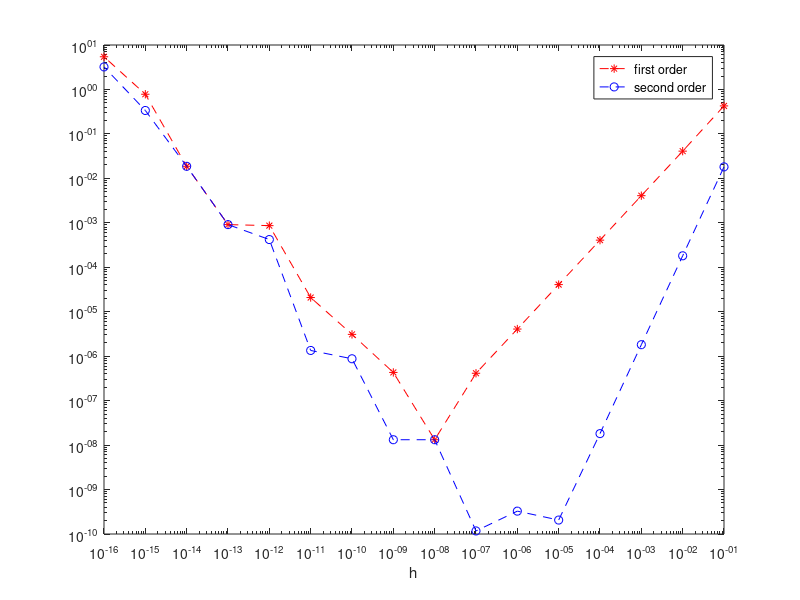

This figure's MATLAB source:


clear; close all;

f = @(x) x.*exp(x);
%derivative of f
df = @(x) exp(x) + x.*exp(x);

% Generate an array with h's
n = 16;
powers = [1:n];
h = 10.^(-powers);

%accurate values
x = 1;
accurate = df(x);
 
% If we approximate using (f(x+h)-f(x))/h
approx1 = (f(x+h)-f(x))./h;
  
% the error is 
errors1 = abs(accurate-approx1);

% If we approximate using (f(x+h)-f(x-h))/2h
approx2 = (f(x+h)-f(x-h))./(2*h);
  
% the error is 
errors2 = abs(accurate-approx2);


% Plot the errors
loglog(h, errors1, '--*r')
hold on
loglog(h, errors2, '--ob')
legend('first order', 'second order')
xlabel('h');

% The minimum is achieved at 
[~, i] = min(errors1);
h1 = h(i)

[~, i] = min(errors2);
h2 = h(i)
